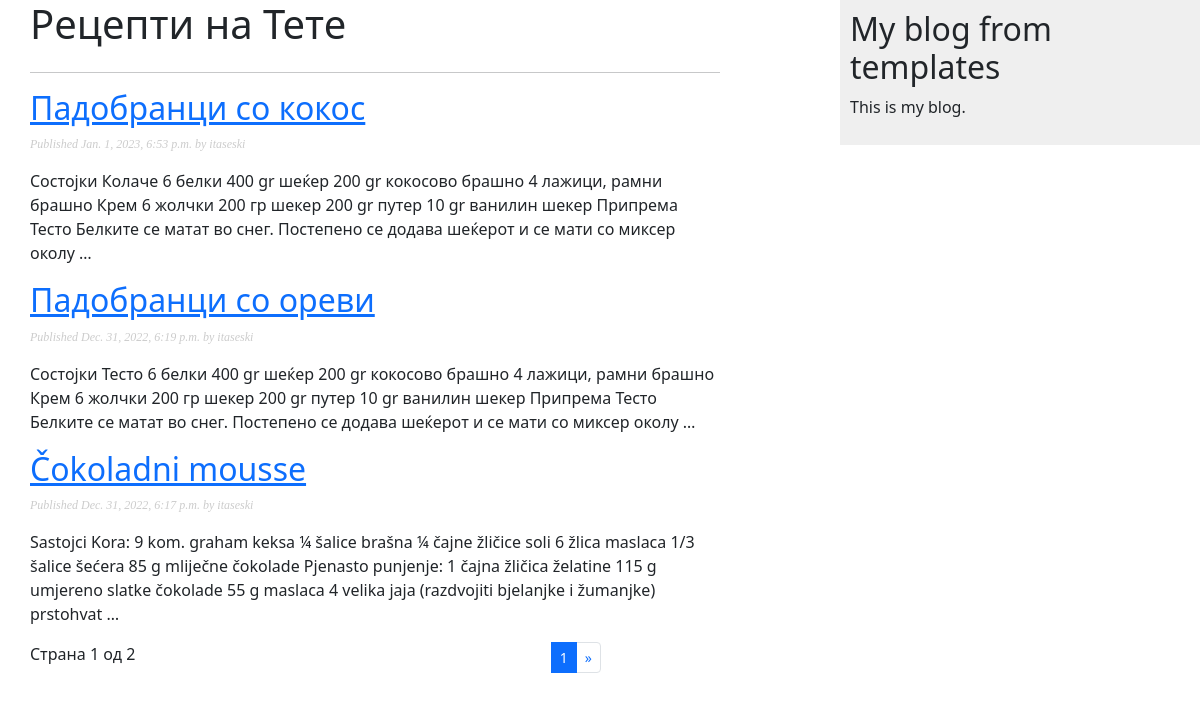
The app's page /, older data.
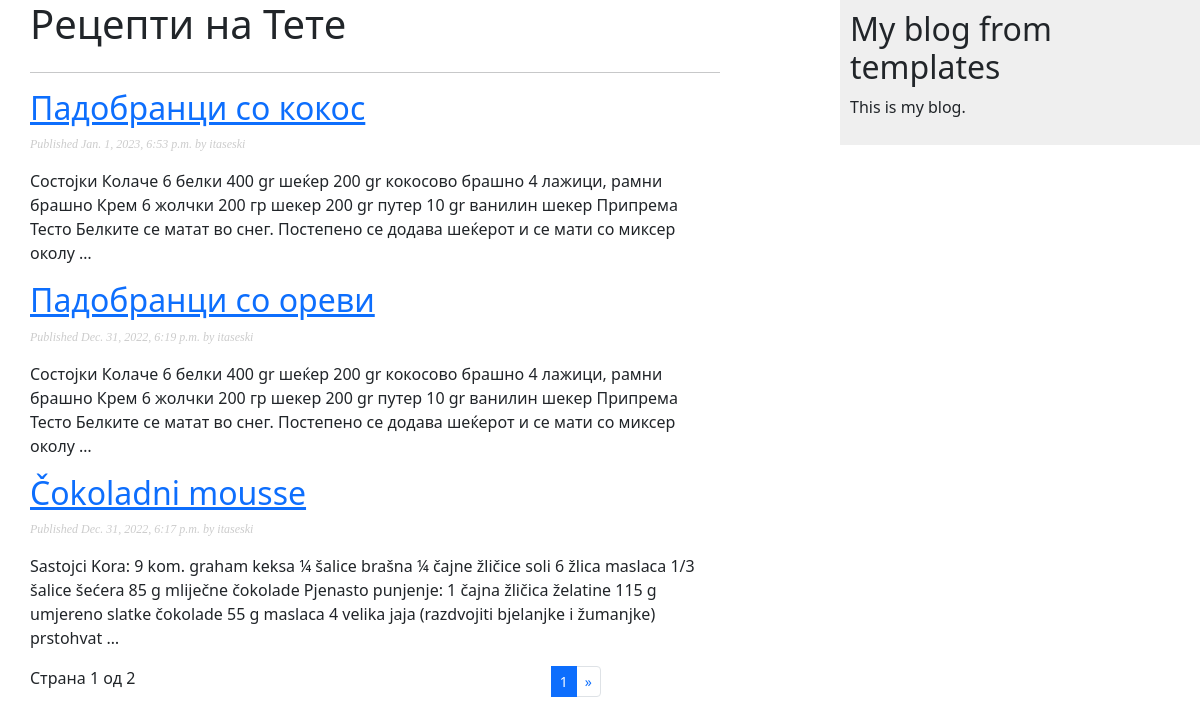
The same page, newer data.
### blog/models.py (models this page shows, shortened)
class Post(models.Model):
    class Status(models.TextChoices):
        DRAFT = 'DF', 'Draft'
        PUBLISHED = 'PB', 'Published'
    title = models.CharField(max_length=256)
    slug = models.SlugField(max_length=250, unique_for_date='publish')
    author = models.ForeignKey(User,
                               on_delete=models.CASCADE,
                               related_name='blog_posts')
    content = models.TextField(blank=True)
    publish = models.DateTimeField(default=timezone.now)
    created = models.DateTimeField(auto_now_add=True)
    updated = models.DateTimeField(auto_now=True)
    status = models.CharField(max_length=2,
                              choices=Status.choices,
                              default=Status.DRAFT)
    objects = models.Manager() # The default manager.
    published = PublishedManager() # Our custom manager.
    class Meta:
        ordering = ['-publish']
        indexes = [
            models.Index(fields=['-publish']),
        ] # Note: Index ordering is not supported on MySQL
    def get_absolute_url(self):
        return reverse('blog:post_detail',
                       args=[self.publish.year,
                             self.publish.month,
                             self.publish.day,
                             self.slug])

### blog/views.py (the view)
# urls.py: path('', views.PostListView.as_view(), name='post_list'),
class PostListView(ListView):
    queryset = Post.published.all()
    context_object_name = 'posts'
    paginate_by = 3
    template_name = 'blog/post/list.html'

### templates/blog/post/list.html (shortened to what this page needs)
{% extends "blog/base.html" %}
{% block content %}
    <h1 class="mb-4">Рецепти на Тете</h1>
    <hr>
    {% for post in posts %}
        <h2>
            <a href="{{ post.get_absolute_url }}">
                {{ post.title }}
            </a>
        </h2>
        <p class="date">
            Published {{ post.publish }} by {{ post.author }}
        </p>
        {{ post.content|truncatewords:45|linebreaks }}
    {% endfor %}
    {% include "pagination.html" with page=page_obj %}
{% endblock %}

Row changes from the older to the newer data that the page shows:
changed Post "Падобранци со ореви": content "Состојки Тесто 6 белки 400 gr…" → "Состојки Колаче 6 белки 400 gr…"
